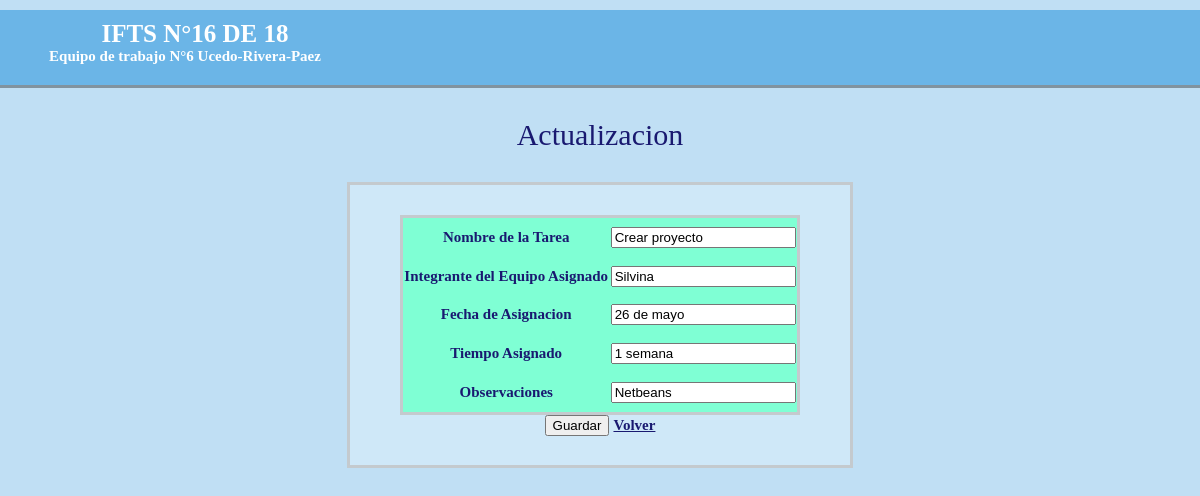
Page /listaTareas/actualizar.php?id=13&accion=a on the committed database.
### tables this page shows
CREATE TABLE `registros` (
  `id` int(11) NOT NULL,
  `nombre` varchar(50) NOT NULL,
  `autor` varchar(50) NOT NULL,
  `fecha_asig` varchar(50) NOT NULL,
  `tiempo` varchar(50) NOT NULL,
  `observaciones` varchar(50) NOT NULL
);

### listaTareas/crud_tarea.php (called while the page is built, shortened)
<?php
	class CrudTarea{
		public function obtenerTarea($id){
			$db=Db::conectar();
			$select=$db->prepare('SELECT * FROM registros WHERE ID=:id');
			$select->bindValue('id',$id);
			$select->execute();
			$tarea=$select->fetch();
			$myTarea= new Tarea();
			$myTarea->setId($tarea['id']);
			$myTarea->setNombre($tarea['nombre']);
			$myTarea->setAutor($tarea['autor']);
			$myTarea->setFecha_asig($tarea['fecha_asig']);
                        $myTarea->setTiempo($tarea['tiempo']);
			$myTarea->setObservaciones($tarea['observaciones']);
			return $myTarea;
		}
	}
?>

### listaTareas/tarea.php (called while the page is built, shortened)
<?php
	class Tarea{
		private $nombre;
		private $autor;
		private $fecha_asig;
                private $tiempo;
		private $observaciones;
		public function getNombre(){
		return $this->nombre;
		}
		public function setNombre($nombre){
			$this->nombre = $nombre;
		}
		public function getAutor(){
			return $this->autor;
		}
		public function setAutor($autor){
			$this->autor = $autor;
		}
		public function getFecha_asig(){
		return $this->fecha_asig;
		}
		public function setFecha_asig($fecha_asig){
			$this->fecha_asig = $fecha_asig;
		}
                public function getTiempo(){
		return $this->tiempo;
		}
		public function setTiempo($tiempo){
			$this->tiempo = $tiempo;
		}
                public function getObservaciones(){
		return $this->observaciones;
		}
		public function setObservaciones($observaciones){
			$this->observaciones = $observaciones;
		}
	}
?>

### listaTareas/actualizar.php (the view, shortened to what this page needs)
<?php
	require_once('crud_tarea.php');
	require_once('tarea.php');
	$crud= new CrudTarea();
	$tarea=$crud->obtenerTarea($_GET['id']);
?>
<html>
    <head>
        <link href="actualizar.css" rel="stylesheet" type="text/css"/>
    </head>
    <body>
        <header>
	    <div class='col1'>
            <div id="titulo">
            IFTS N°16 DE 18
            </div>
            </div>
            <div id="titulo2">
            Equipo de trabajo N°6 Ucedo-Rivera-Paez
            </div>
        </header>
        <center>
            <p>Actualizacion</p>
        <form action='administrar_tarea.php' method='post'>
	<table>
		<tr>
			<td>Nombre de la Tarea</td>
			<td> <input type='text' name='nombre' value='<?php echo $tarea->getNombre()?>'></td>
		</tr>
		<tr>
			<td>Integrante del Equipo Asignado</td>
			<td><input type='text' name='autor' value='<?php echo $tarea->getAutor()?>' ></td>
		</tr>
		<tr>
			<td>Fecha de Asignacion</td>
			<td><input type='text' name='fecha_asig' value='<?php echo $tarea->getFecha_asig() ?>'></td>
		</tr>
                <tr>
			<td>Tiempo Asignado</td>
			<td> <input type='text' name='tiempo' value='<?php echo $tarea->getTiempo()?>'></td>
		</tr>
		<tr>
			<td>Observaciones</td>
			<td><input type='text' name='observaciones' value='<?php echo $tarea->getObservaciones()?>' ></td>
		</tr>
	</table>
	<input type='submit' value='Guardar'>
	<a href="index.php">Volver</a>
        </form>
        </center>
</body>
</html>

### listaTareas/actualizar.css (style rules this page uses)
body { margin: 0px; background-color:#C0DFF4; width: 100%; height: 100vh; }
header { width: 100%; height: 75px; border-bottom: #81939F solid 3px; color:white; background-color:#6BB5E7; text-align:center; }
.col1 { width: 50%; float: left; image-resolution:normal; }
#titulo { width: 70%; margin-left: -15px; margin-top: 10px; font-size: 25px; font-family:cursive; font-weight: bold; }
#titulo2 { width: 30%; margin-right: 10px; margin-top: 10px; font-size: 15px; margin-left: 5px; font-family:cursive; font-weight: bold }
p { font-family:cursive; font-size: 30px; color:midnightblue; }
form { border:3px solid #C4CACE; background-color:#CFE8F8; width: 500px; height: 280px; margin-top: 30px; }
table { border:3px solid #C4CACE; background-color:aquamarine; text-align:center; border-collapse: collapse; width: 400px; height: 200px; margin-top: 30px; }
tr { alignment-adjust:central; }
td { font-family:cursive; font-size: 15px; font-weight:bold; color:midnightblue; }
a { font-family:cursive; font-size:20px; color:midnightblue; }
a { font-size:15px; font-family:cursive; font-weight:bold; color:midnightblue; }

### rows in the picture
registros: nombre "Crear proyecto", autor "Silvina", fecha_asig "26 de mayo", tiempo "1 semana", observaciones "Netbeans"
